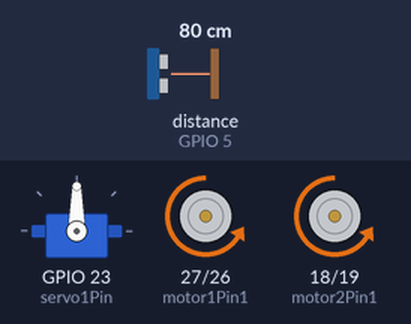
A sketch run on a simulated ESP32. On the bench: servo, motor-driver pin pairs drawn as motors (green arrow = first pin HIGH = forward, orange = second pin HIGH = backward, longer = more drive, scaled by the enable pin). Wiring (inferred from the names in the program): ultrasonic range finder: trigger GPIO 4; echo GPIO 5. Inputs (shaded band) come from the test bench; at power-on: distance to the obstacle (sensor on GPIO 5) 80 cm. The echo pulse lasts 58.3 µs per cm; what the sketch prints to the serial monitor is not drawn.

Above: at 1.2 s.
1.3 s: distance to the obstacle (sensor on GPIO 5) set to 17 cm
2.8 s: distance to the obstacle (sensor on GPIO 5) set to 13 cm
At 3.4 s:
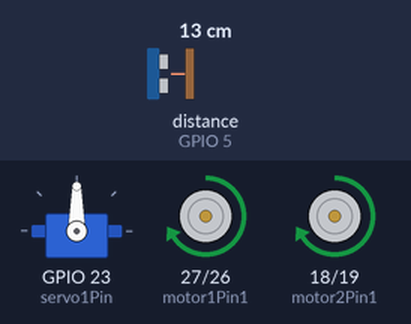
At 4.2 s:
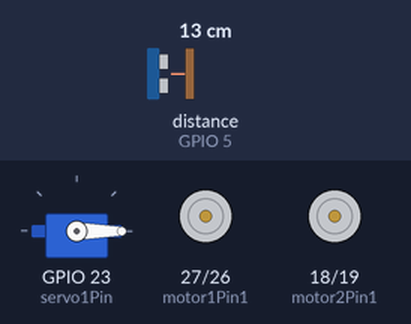
5.8 s: distance to the obstacle (sensor on GPIO 5) set to 18 cm
At 7.2 s:
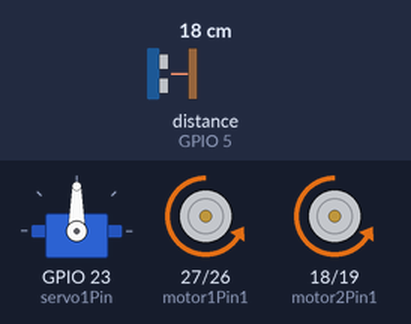
Timing chart, 0 to 8.8 s (numbered marks = the images above; inputs shaded):
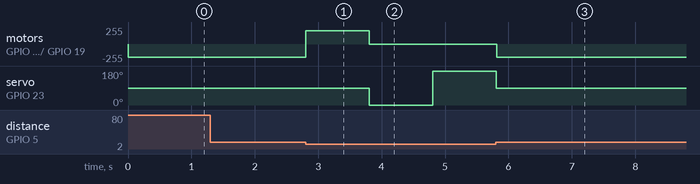

Measured:
- the behaviour switches between 15 and 14 cm on distance to the obstacle (sensor on GPIO 5) (found by bisection; images 0 and 1)
- after the input at 2.8 s, motor on GPIO 27 (motor1Pin1) / GPIO 26 (motor1Pin2), motor on GPIO 18 (motor2Pin1) / GPIO 19 (motor2Pin2): backward 199/255 → forward 199/255 at once, → stopped 1.0 s later; servo on GPIO 23 (servo1Pin): 90° → 0° after 1.0 s, → 180° 1.0 s later
- after the input at 5.8 s, servo on GPIO 23 (servo1Pin): goes on until 5.8 s, then stays 90°

The sketch:

moverseautomatico.ino
```cpp
//lIBRERIA PARA EL SERVO Y SU VARIABLE
#include <ESP32Servo.h>
Servo servo1;

//Cosas para el servo
int minUs = 1000;
int maxUs = 2000;
int servo1Pin = 23; //ESTO ES EL PIN DEL SERVO
int pos = 0;      // position in degrees
ESP32PWM pwm;

//Valores para la lectura de los lados
int valorDerecha;
int valorIzquierda;

// Motor A
int motor1Pin1 = 27;
int motor1Pin2 = 26;
int enable1Pin = 14;

// Motor B
int motor2Pin1 = 18;
int motor2Pin2 = 19;
int enable2Pin = 21;

// Setting PWM properties
const int freq = 30000;
const int pwmChannel = 2;
const int pwmChannel1 = 3;
const int resolution = 8;
int dutyCycle = 200;

//Sensor Ultrasonico ENFRENTE
const int trigPin = 4; //CAMBIAR LOS PINES A LO NECESARIO
const int echoPin = 5; //CAMBIAR LOS PINES A LO NECESARIO
long duracion;
int distancia;

/*
//Sensor Ultrasonico ATRAS. ESTO NO ESTA IMPLEMENTADO AÚN.
const int trigPinB = 2; //CAMBIAR LOS PINES A LO NECESARIO
const int echoPinB = 5; //CAMBIAR LOS PINES A LO NECESARIO
long duracionB;
int distanciaB;
*/

// Buzzer CAMBIAR EL PIN NECESARIO
//const int Buzzer = 3;

//bluetooth
/*#include "BluetoothSerial.h" //Header File for Serial Bluetooth, will be added by default into Arduino
BluetoothSerial ESP_BT; //Object for Bluetooth
int incoming;*/

void setup() {

  servo1.setPeriodHertz(50);


  //RECUERDA CAMBIAR PIN NECESARIO PARA EL BUZZER
  //pinMode(Buzzer, OUTPUT);

  // sets the pins as outputs:
  pinMode(motor1Pin1, OUTPUT);
  pinMode(motor1Pin2, OUTPUT);
  pinMode(enable1Pin, OUTPUT);

  pinMode(motor2Pin1, OUTPUT);
  pinMode(motor2Pin2, OUTPUT);
  pinMode(enable2Pin, OUTPUT);

  // configure LED PWM functionalitites
  ledcSetup(pwmChannel, freq, resolution);
  ledcSetup(pwmChannel1, freq, resolution);

  // attach the channel to the GPIO to be controlled
  ledcAttachPin(enable1Pin, pwmChannel);
  ledcAttachPin(enable2Pin, pwmChannel1);
  Serial.begin(115200);

  // testing
  Serial.print("Testing DC Motor...");
  /*
  ESP_BT.begin("ESP32Carrito"); //Name of your Bluetooth Signal
  Serial.println("Bluetooth Device is Ready to Pair");
  */
  pinMode(trigPin, OUTPUT); // Sets the trigPin as an Output
  pinMode(echoPin, INPUT); // Sets the echoPin as an Input
}

int actual = 0;
int velocidad = 200;

void loop()
{

  //tone(3,294,125); //EL PRIMER NUMERO ES EL PIN DEL BUZZER)
  //delay(100);
  //noTone(3)

    servo1.attach(servo1Pin, minUs, maxUs);
    servo1.write(90); //RECTO

    //Aqui empieza el carro a moverse.
    CalculoDistacia();
    if (distancia >= 15)
    {
      adelante();
    }
    else if (distancia < 15)
    {
      Serial.print("DETECTE UN OBJETO");
      Serial.print("REVISANDO AREA");
      parar();
      reversa();
      delay(1000);
      parar();
      Serial.println("Reviso DERECHA");
      servo1.write(0); //Gira a la derecha. REVISAR SI GIRA A LA DERECHA.
      CalculoDistacia(); //Mide la distancia de la derecha.
      Serial.print("DERECHA: " + distancia);
      delay(1000);
      valorDerecha = distancia; //GUARDA EL VALOR DE LA DISTANCIA DE LA DERECHA.

      servo1.write(180); //Gira a la izquierda. REVISAR SI GIRA A LA IZQUIERDA.
      CalculoDistacia(); //Mide la distancia de la izquierda.
      Serial.print("IZQUIERDA: " + distancia);
      delay(1000);
      valorIzquierda = distancia; //GUARDA EL VALOR DE LA DISTANCIA DE LA IZQUIERDA

      servo1.write(90); //Regresa a su posición actual. REVISAR SI REGRESA A SU POSICIÓN.
      if (valorIzquierda < valorDerecha)
      {
        girarIzquierda();
        delay(1000);
        adelante();
      }
      else if(valorIzquierda > valorDerecha)
      {
        girarDerecha();
        delay(1000);
        adelante();
      }
    }//condicional grande
} //void loop

void adelante()
{
  ledcWrite(pwmChannel, velocidad);
  ledcWrite(pwmChannel1, velocidad);
  Serial.println("Moviendo hacia enfrente");
  digitalWrite(motor1Pin1, LOW);
  digitalWrite(motor1Pin2, HIGH);
  digitalWrite(motor2Pin1, LOW);
  digitalWrite(motor2Pin2, HIGH);
}

void reversa()
{
  ledcWrite(pwmChannel, velocidad);
  ledcWrite(pwmChannel1, velocidad);
  Serial.println("Moviendo hacia atras");
  digitalWrite(motor1Pin1, HIGH);
  digitalWrite(motor1Pin2, LOW);
  digitalWrite(motor2Pin1, HIGH);
  digitalWrite(motor2Pin2, LOW);
}

void parar()
{
  ledcWrite(pwmChannel, velocidad);
  ledcWrite(pwmChannel1, velocidad);
  Serial.println("Motor Detenido");
  digitalWrite(motor1Pin1, LOW);
  digitalWrite(motor1Pin2, LOW);
  digitalWrite(motor2Pin1, LOW);
  digitalWrite(motor2Pin2, LOW);
}

void girarDerecha()
{
  ledcWrite(pwmChannel, velocidad);
  ledcWrite(pwmChannel1, velocidad);
  Serial.println("Moviendo Derecha");
  digitalWrite(motor1Pin1, LOW);
  digitalWrite(motor1Pin2, HIGH);
  digitalWrite(motor2Pin1, HIGH);
  digitalWrite(motor2Pin2, LOW);
}

void girarIzquierda()
{
  ledcWrite(pwmChannel, velocidad);
  ledcWrite(pwmChannel1, velocidad);
  Serial.println("Moviendo Izquierda");
  digitalWrite(motor1Pin1, HIGH);
  digitalWrite(motor1Pin2, LOW);
  digitalWrite(motor2Pin1, LOW);
  digitalWrite(motor2Pin2, HIGH);
}

void CalculoDistacia()
{ // Esta función determina la distacia de un objeto con el sensor ultra sónico
  digitalWrite(trigPin, LOW);
  delayMicroseconds(2);
  digitalWrite(trigPin, HIGH);
  delayMicroseconds(10);
  digitalWrite(trigPin, LOW);
  duracion = pulseIn(echoPin, HIGH);
  distancia = duracion/58.2;   //Calcula la distancia en centimetros basado en la velocidad del sonido.
  Serial.println(distancia);
 }
```
